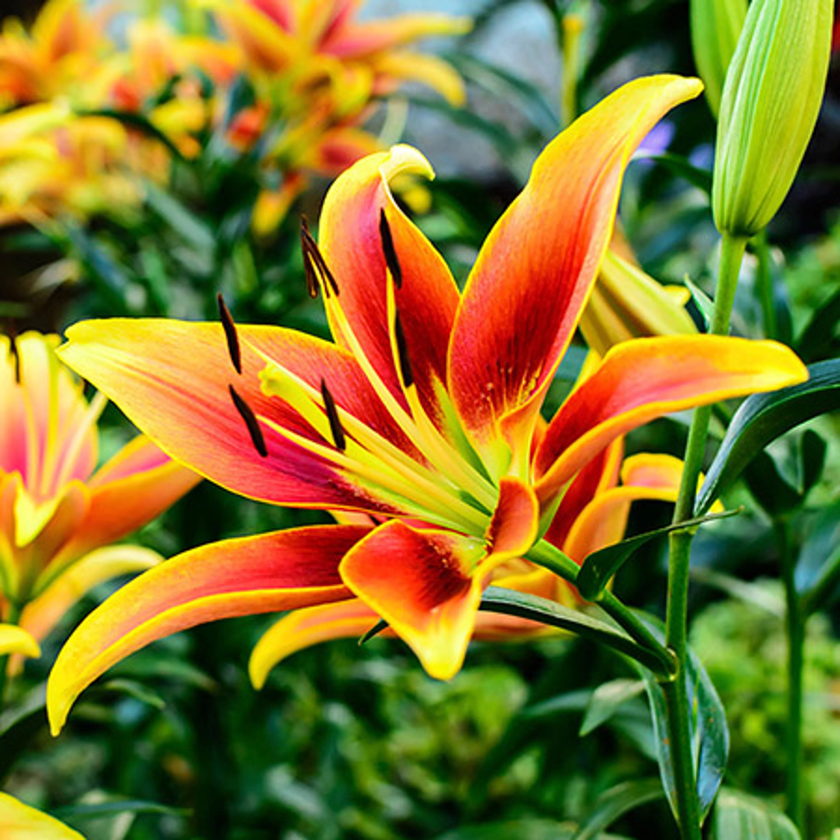
#> input picture image_to_trajectory/input.png, 840 x 840 px, shrunk from 3840 x 3840 before the run
$ python skeletonize.py
#> lines starting #> are read from the running program, lines starting #| are printed output that depends on the picture; after the words box and inside, x2 and y2 are one past the last pixel; in counts of white or black regions, pixels touching at a corner belong together
### image_to_trajectory/preprocessing/binarize.py
# preprocessing/binarize.py
"""
Stage 1: Convert input image to a clean binary image.

Pipeline:
  RGB/RGBA → grayscale → CLAHE → Gaussian blur → Otsu threshold
  → morphological cleanup → binary image (lines=255, bg=0)
"""

import cv2
import numpy as np
from pathlib import Path
from image_to_trajectory.config import BinarizationConfig

def load_image(path: str | Path) -> np.ndarray:
    """Load image from disk, handling RGB and RGBA."""
    img = cv2.imread(str(path), cv2.IMREAD_UNCHANGED)
    if img is None:
        raise FileNotFoundError(f"Cannot load image: {path}")
    return img


def to_grayscale(img: np.ndarray) -> np.ndarray:
    """Convert any channel format to single-channel grayscale."""
    if img.ndim == 2:
        return img  # already grayscale
    if img.shape[2] == 4:
        # RGBA: composite alpha onto white background first
        alpha = img[:, :, 3:4].astype(float) / 255.0
        rgb = img[:, :, :3].astype(float)
        white = np.ones_like(rgb) * 255.0
        composited = (alpha * rgb + (1 - alpha) * white).astype(np.uint8)
        return cv2.cvtColor(composited, cv2.COLOR_BGR2GRAY)
    return cv2.cvtColor(img, cv2.COLOR_BGR2GRAY)


def apply_clahe(gray: np.ndarray, cfg: BinarizationConfig) -> np.ndarray:
    """
    Contrast Limited Adaptive Histogram Equalization.
    Normalizes local brightness — essential for AI-generated art with
    gradient backgrounds or uneven lighting.
    """
    clahe = cv2.createCLAHE(
        clipLimit=cfg.clahe_clip_limit,
        tileGridSize=cfg.clahe_tile_grid_size
    )
    return clahe.apply(gray)


def threshold_otsu(blurred: np.ndarray, invert: bool) -> np.ndarray:
    """
    Otsu's method finds the globally optimal threshold automatically.
    No manual tuning needed for different image brightness levels.

    invert=True: dark lines on light bg → after invert, lines become white
    """
    flags = cv2.THRESH_BINARY_INV + cv2.THRESH_OTSU if invert \
            else cv2.THRESH_BINARY + cv2.THRESH_OTSU
    _, binary = cv2.threshold(blurred, 0, 255, flags)
    return binary


def morphological_cleanup(
    binary: np.ndarray,
    cfg: BinarizationConfig
) -> np.ndarray:
    """
    Close small gaps in lines, then open (remove) isolated noise pixels.
    Order matters: close first to preserve line continuity.
    """
    if cfg.morph_close_kernel > 0:
        k = cv2.getStructuringElement(
            cv2.MORPH_ELLIPSE,
            (cfg.morph_close_kernel * 2 + 1,) * 2
        )
        binary = cv2.morphologyEx(binary, cv2.MORPH_CLOSE, k)

    if cfg.morph_open_kernel > 0:
        k = cv2.getStructuringElement(
            cv2.MORPH_ELLIPSE,
            (cfg.morph_open_kernel * 2 + 1,) * 2
        )
        binary = cv2.morphologyEx(binary, cv2.MORPH_OPEN, k)

    return binary


def binarize(
    path: str | Path,
    cfg: BinarizationConfig | None = None
) -> np.ndarray:
    """
    Full binarization pipeline.

    Returns:
        Binary image, dtype uint8, lines=255, background=0.
    """
    cfg = cfg or BinarizationConfig()

    raw = load_image(path)
#> in load_image, img is the input picture: shape (840, 840, 3); mean B, G, R 43.5, 120.1, 131.7
    gray = to_grayscale(raw)
#> in to_grayscale, `return cv2.cvtColor(img, cv2.COLOR_BGR2GRAY)`:
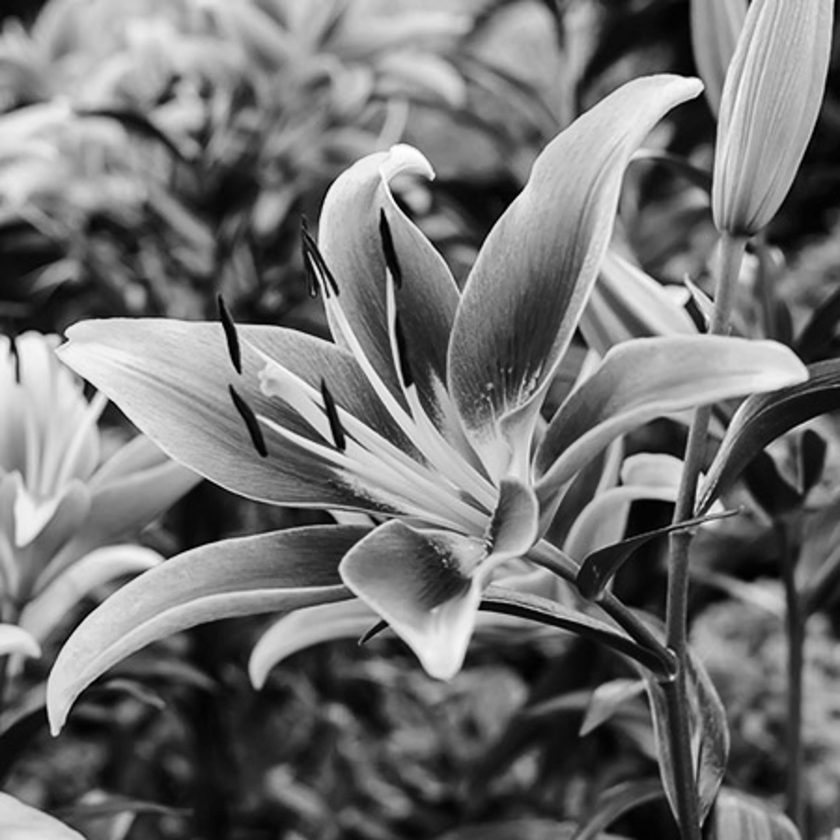
#> returned value: shape (840, 840); min 0, max 254, mean 114.9

    equalized = apply_clahe(gray, cfg)
#> in apply_clahe, `return clahe.apply(gray)`:
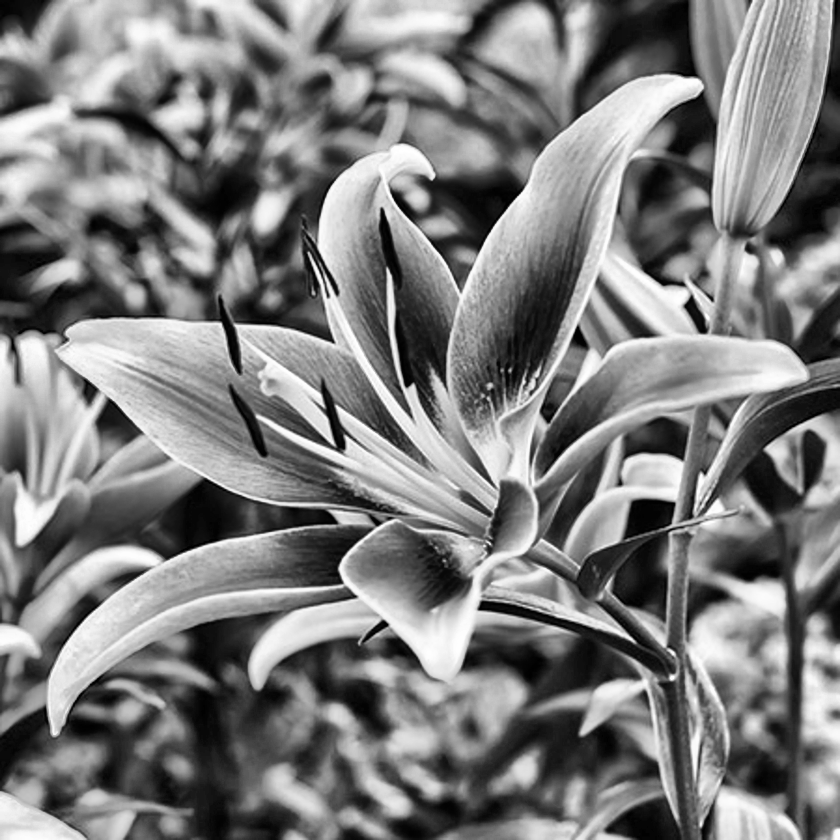
#> returned value: shape (840, 840); min 0, max 255, mean 125.5

    # Gaussian blur smooths anti-aliasing artifacts before threshold
    ksize = cfg.blur_kernel_size | 1  # ensure odd
    blurred = cv2.GaussianBlur(equalized, (ksize, ksize), 0)

    binary = threshold_otsu(blurred, cfg.invert)
#> in threshold_otsu, `_, binary = cv2.threshold(blurred, 0, 255, flags)`:
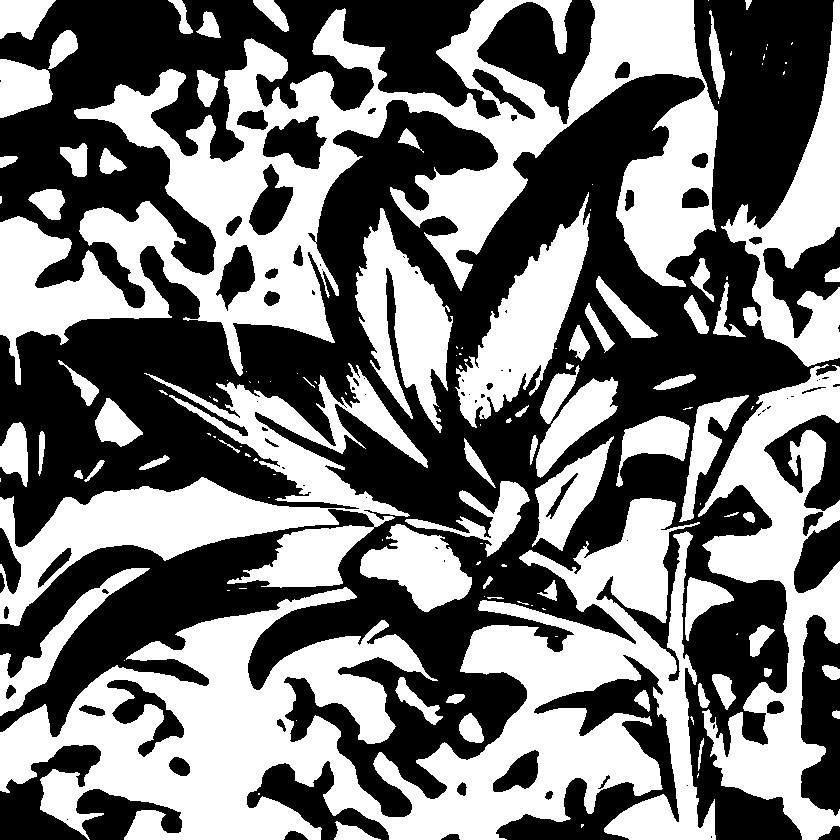
#> binary: shape (840, 840); 46.9% white; 132 white regions (63 under 20 px), largest, box (x1, y1, x2, y2) and area: (0, 498, 716, 840) 99314, (0, 0, 718, 385) 87626, (0, 363, 428, 626) 33026
    binary = morphological_cleanup(binary, cfg)
#> in morphological_cleanup, `binary = cv2.morphologyEx(binary, cv2.MORPH_CLOSE, k)`: binary: shape (840, 840); 47.6% white; 94 white regions (41 under 20 px), largest, box (x1, y1, x2, y2) and area: (0, 0, 840, 840) 148858, (0, 0, 718, 385) 88075, (0, 363, 530, 626) 42398
#> in morphological_cleanup, `binary = cv2.morphologyEx(binary, cv2.MORPH_OPEN, k)`: binary: shape (840, 840); 47.4% white; 73 white regions (17 under 20 px), largest, box (x1, y1, x2, y2) and area: (0, 0, 840, 840) 143643, (0, 0, 718, 385) 87951, (0, 363, 530, 626) 42184

    return binary

# [28 lines that do not run on import are left out]

### image_to_trajectory/preprocessing/skeletonize.py
# preprocessing/skeletonize.py
"""
Stage 2: Convert thick binary lines into 1-pixel-wide centerline skeleton.

Uses Zhang-Suen topology-preserving thinning (skimage).
Then prunes short spurious branches that appear as skeleton hair.
"""

import numpy as np
from skimage.morphology import skeletonize as sk_skeletonize
from skimage.measure import label
from scipy import ndimage
from image_to_trajectory.config import SkeletonConfig


def compute_skeleton(binary: np.ndarray) -> np.ndarray:
    """
    Run Zhang-Suen skeletonization.

    Args:
        binary: uint8 image, lines=255, bg=0

    Returns:
        bool array, True where skeleton pixels exist
    """
    # skimage expects bool input
    return sk_skeletonize(binary > 0)


def pixel_degree(skeleton: np.ndarray) -> np.ndarray:
    """
    Compute the degree (number of neighbors) of each skeleton pixel.
    Uses a 3x3 convolution with all-ones kernel, then subtract 1
    (the pixel itself) for foreground pixels.

    Degree values:
        1 → endpoint
        2 → interior path pixel
        3+ → junction / branch point
    """
    kernel = np.ones((3, 3), dtype=np.uint8)
    neighbor_count = ndimage.convolve(
        skeleton.astype(np.uint8),
        kernel,
        mode='constant',
        cval=0
    )
    # neighbor_count includes the pixel itself, so degree = count - 1
    degree = np.where(skeleton, neighbor_count - 1, 0)
    return degree


def find_branch_endpoints(skeleton: np.ndarray) -> np.ndarray:
    """Return boolean mask of endpoint pixels (degree == 1)."""
    degree = pixel_degree(skeleton)
    return (degree == 1) & skeleton


def prune_short_branches(
    skeleton: np.ndarray,
    min_length: int
) -> np.ndarray:
    """
    Iteratively remove branches shorter than min_length pixels.

    Strategy:
        1. Find endpoints (degree=1)
        2. Walk from each endpoint toward the nearest junction
        3. If walk length < min_length, delete those pixels
        4. Repeat until stable (short branches can expose new endpoints)
    """
    skel = skeleton.copy()

    for _ in range(min_length):
        degree = pixel_degree(skel)
        endpoints = (degree == 1) & skel
        # Remove all current endpoints (they're the tips of short branches)
        # This is a conservative approach — it removes one pixel per iteration
        # and repeats, so branches of length k are pruned in k iterations.
        skel[endpoints] = False

    # Restore any junction pixels that were accidentally removed
    # (can happen at isolated dots). Recompute degree on original.
    # Actually: re-running skeletonization after deletion is overkill —
    # the iterative endpoint removal is safe for pruning only.

    return skel


def remove_small_components(
    skeleton: np.ndarray,
    min_size: int
) -> np.ndarray:
    """
    Remove connected components smaller than min_size pixels.
    Eliminates isolated skeleton dots from binarization noise.
    """
    labeled = label(skeleton, connectivity=2)
    # Count component sizes
    component_sizes = np.bincount(labeled.ravel())
    # Zero out background (label 0) from consideration
    component_sizes[0] = 0
    # Keep only components >= min_size
    keep_mask = component_sizes >= min_size
    return keep_mask[labeled]


def skeletonize_image(
    binary: np.ndarray,
    cfg: SkeletonConfig | None = None
) -> np.ndarray:
    """
    Full skeletonization pipeline.

    Returns:
        bool ndarray, True = skeleton pixel
    """
    cfg = cfg or SkeletonConfig()

    skel = compute_skeleton(binary)
#> in compute_skeleton, `return sk_skeletonize(binary > 0)`: returned value: shape (840, 840) bool; 2.4% white in thin lines or dots
    skel = remove_small_components(skel, cfg.min_component_size)
#> in remove_small_components, `labeled = label(skeleton, connectivity=2)`:
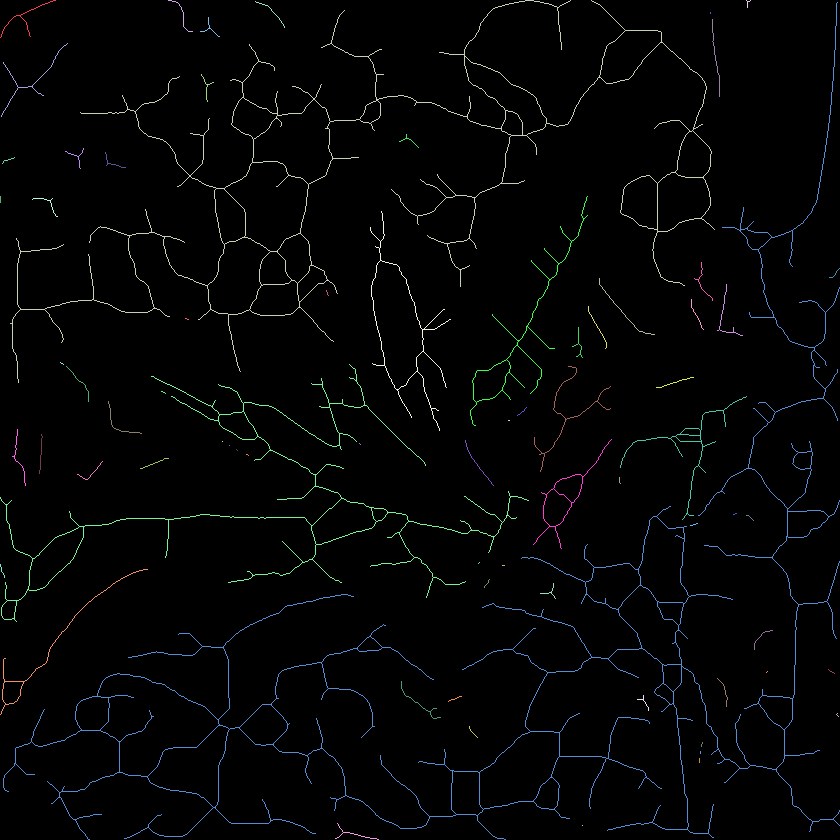
#> labeled: shape (840, 840) int32; 74 distinct labels, from 0 to 73; one colour per label, 0 black
#> in remove_small_components, `component_sizes = np.bincount(labeled.ravel())`: component_sizes = 74 values, max 688593 at index 0, min 1 at index 43, mean 9535.1
#> in remove_small_components, `return keep_mask[labeled]`: returned value: shape (840, 840) bool; 2.4% white in thin lines or dots
    skel = prune_short_branches(skel, cfg.min_branch_length)
#> after the loop in prune_short_branches, `for _ in range(min_length):`:
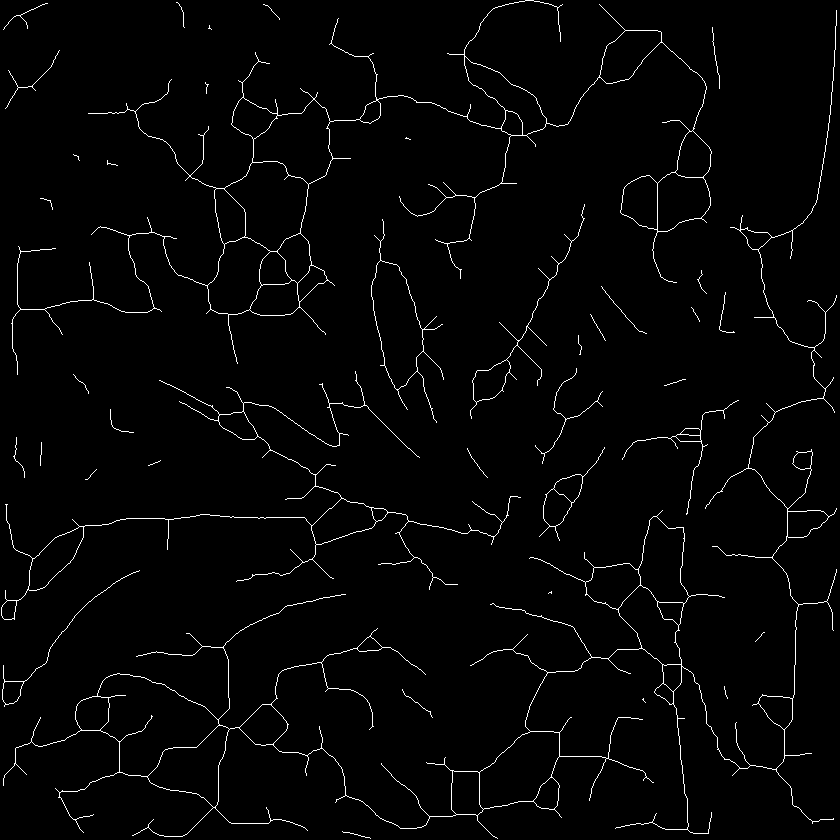
#> skel: shape (840, 840) bool; 2.1% white in thin lines or dots

    # Final component cleanup after pruning (pruning can create new isolates)
    skel = remove_small_components(skel, cfg.min_component_size)
#> call 2 of remove_small_components, with min_size = 20
#> in remove_small_components (call 2), `labeled = label(skeleton, connectivity=2)`:
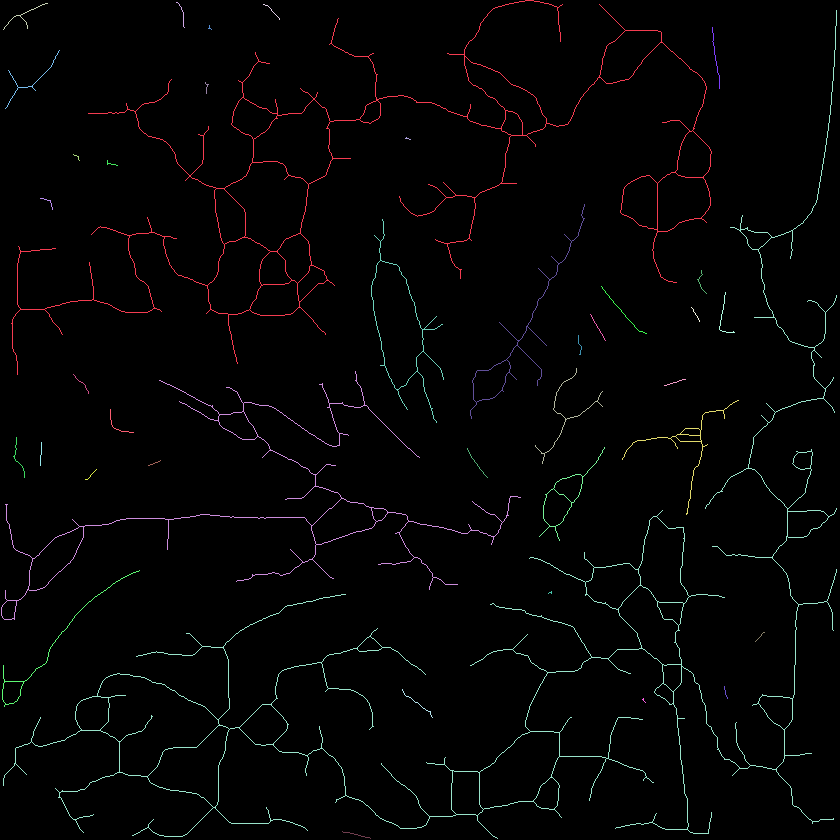
#> labeled: shape (840, 840) int32; 41 distinct labels, from 0 to 40; one colour per label, 0 black
#> in remove_small_components (call 2), `component_sizes = np.bincount(labeled.ravel())`: component_sizes = 41 values, max 691007 at index 0, min 6 at index 35, mean 17209.8
#> in remove_small_components (call 2), `return keep_mask[labeled]`: returned value: shape (840, 840) bool; 2% white in thin lines or dots

    return skel


if __name__ == "__main__":
    """
    Standalone test runner for skeletonization pipeline.

    Usage:
        python -m image_to_trajectory.preprocessing.skeletonize
    """

    import cv2
    from pathlib import Path

    from image_to_trajectory.preprocessing.binarize import binarize

    # Input image path
    TEST_IMAGE = Path(__file__).parent.parent / "input.png"

    try:
        print("[INFO] Running binarization...")
        binary = binarize(TEST_IMAGE)

        print("[INFO] Running skeletonization...")
        skeleton = skeletonize_image(binary)

        # Convert bool → uint8 for visualization
        skeleton_vis = (skeleton * 255).astype(np.uint8)
#> skeleton_vis: shape (840, 840); 2% white in thin lines or dots

        # Save outputs
        binary_out = "debug_binary.png"
        skeleton_out = "debug_skeleton.png"

        cv2.imwrite(binary_out, binary)
        cv2.imwrite(skeleton_out, skeleton_vis)

        print(f"[INFO] Binary saved: {binary_out}")
        print(f"[INFO] Skeleton saved: {skeleton_out}")

        print(f"[INFO] Skeleton shape: {skeleton.shape}")
#| [INFO] Skeleton shape: (840, 840)
        print(f"[INFO] Skeleton pixels: {np.count_nonzero(skeleton)}")
#| [INFO] Skeleton pixels: 14444

        # Preview windows
        cv2.imshow("Binary", binary)
        cv2.imshow("Skeleton", skeleton_vis)

        cv2.waitKey(0)
        cv2.destroyAllWindows()

    except Exception as e:
        print(f"[ERROR] {e}")
